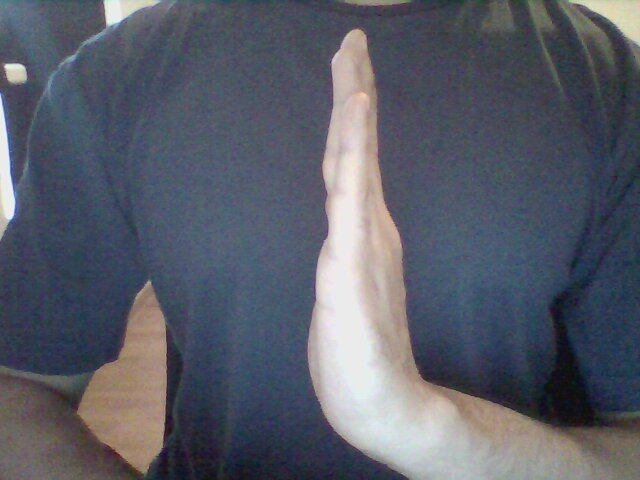
#> input picture notebooks/examples/left_example.jpg, 640 x 480 px; its folder holds only this picture in this run
$ python -i preprocessing.py   (imports and definitions only)
#> lines starting #> are read from the running program, lines starting #| are printed output that depends on the picture; after the words box and inside, x2 and y2 are one past the last pixel; in counts of white or black regions, pixels touching at a corner belong together
import os

import cv2
import matplotlib.pyplot as plt

import env


def crop(im, w_crop=.25, h_crop=.2):
    h, w = im.shape
    h_margin, w_margin = int(h*h_crop), int(w*w_crop)
    return im[h_margin:-h_margin, w_margin:-w_margin]


def resize(im, shape=(64, 64)):
    width = int(im.shape[1] * shape[1]/ im.shape[1])
    height = int(im.shape[0] * shape[0]/ im.shape[0])
    return cv2.resize(im, (width, height), interpolation=cv2.INTER_AREA)


def black_white(im):
    return cv2.adaptiveThreshold(im, 255, cv2.ADAPTIVE_THRESH_GAUSSIAN_C, cv2.THRESH_BINARY, 63, -30)


def plot_images(im_list, titles=None):
    f, axarr = plt.subplots(1, len(im_list), figsize=(10,10))
    for i, ax, im in zip(range(len(im_list)), axarr, im_list):
        ax.imshow(im, cmap=plt.cm.gray)
        ax.axis("off")
        if titles:
            ax.title.set_text(titles[i])
    plt.show()


def process_image(im):
    return black_white(resize(crop(im)))


def add_test_to_train():
    """Rename and move the files in *_test folders to the train folders."""
    train_path = f"{env.images_processed_path}"
    test_path = train_path + "_test"
    folder_names = list(os.listdir(train_path))
    n_files = {folder_name: len(os.listdir(os.path.join(train_path, folder_name))) for folder_name in folder_names}
    answer = input("You are about to rename and move all the files in the test folders. continue? y/n:")
    while answer not in {'y', 'n'}:
        answer = input(f"{answer} is not a valid option. please select 'y' or 'n':")
    if answer == 'y':
        print(f"Renaming and moving files from {test_path} to {train_path}")
        for folder in os.listdir(test_path):
            for i, file in enumerate(os.listdir(os.path.join(test_path, folder))):
                filename = os.path.join(test_path, folder, file)
                new_name = os.path.join(train_path, folder, f"{folder}_{i+n_files[folder]}.jpg")
                os.rename(filename, new_name)
    else:
        print("Aborted.")


def process_frames(src_folder, dst_folder):
    prefix = os.path.split(src_folder)[1]
    for i, filename in enumerate(os.listdir(src_folder)):
        im_path = os.path.join(src_folder, filename)
        im = cv2.imread(im_path, cv2.IMREAD_GRAYSCALE)
        im_processed = process_image(im)
        new_filename = f"{prefix}_{i}.jpg"
        cv2.imwrite(os.path.join(dst_folder, new_filename), im_processed)

>>> import cv2
>>> picture = cv2.imread('../notebooks/examples/left_example.jpg', cv2.IMREAD_GRAYSCALE)
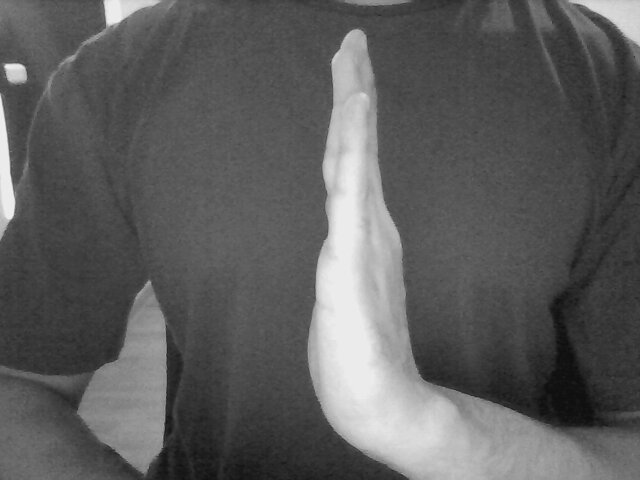
#> picture: shape (480, 640); min 13, max 243, mean 93.3
>>> result = process_image(picture)
#> in crop, `return im[h_margin:-h_margin, w_margin:-w_margin]`:
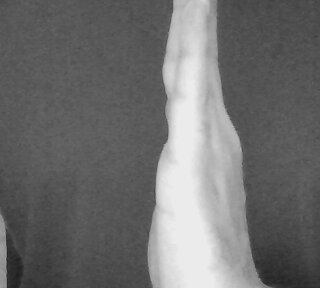
#> returned value: shape (288, 320); min 31, max 238, mean 111
#> in resize, `width = int(im.shape[1] * shape[1]/ im.shape[1])`: width = 64
#> in resize, `return cv2.resize(im, (width, height), interpolation=cv2.INTER_AREA)`:
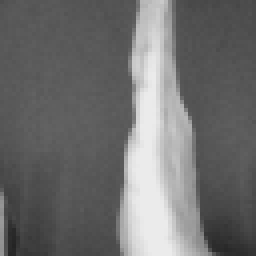
#> returned value: shape (64, 64) (shown 4 times larger); min 36, max 235, mean 111
#> in black_white, `return cv2.adaptiveThreshold(im, 255, cv2.ADAPTIVE_THRESH_GAUSSIAN_C, ..`:
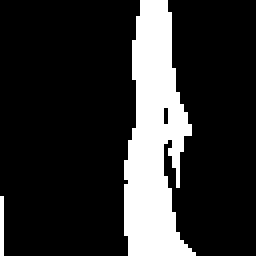
#> returned value: shape (64, 64) (shown 4 times larger); 18.3% white; 2 white regions (1 under 20 px), largest, box (x1, y1, x2, y2) and area: (31, 0, 49, 64) 733

$ run again, on notebooks/examples/right_example.jpg
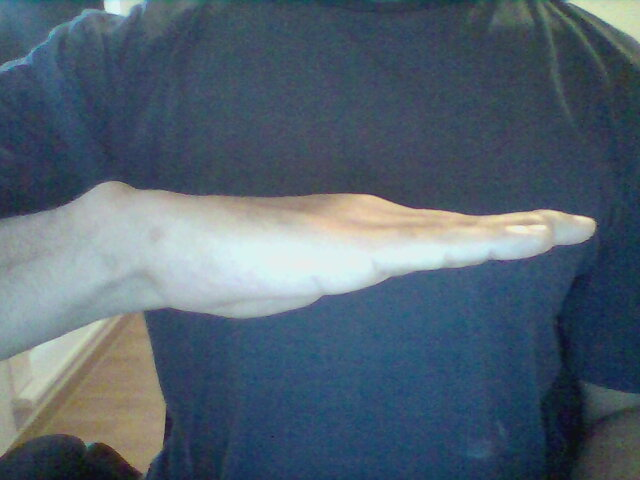
#> input picture notebooks/examples/right_example.jpg, 640 x 480 px
#> in crop, `return im[h_margin:-h_margin, w_margin:-w_margin]`:
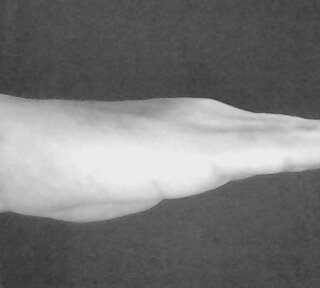
#> returned value: shape (288, 320); min 54, max 237, mean 119.3
#> width = 64
#> in black_white, `return cv2.adaptiveThreshold(im, 255, cv2.ADAPTIVE_THRESH_GAUSSIAN_C, ..`:
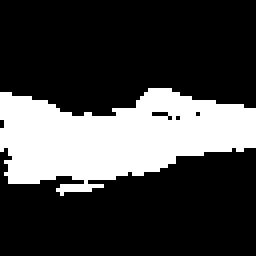
#> returned value: shape (64, 64) (shown 4 times larger); 26.3% white; 1 white region, box (x1, y1, x2, y2) and area: (0, 22, 64, 49) 1078
